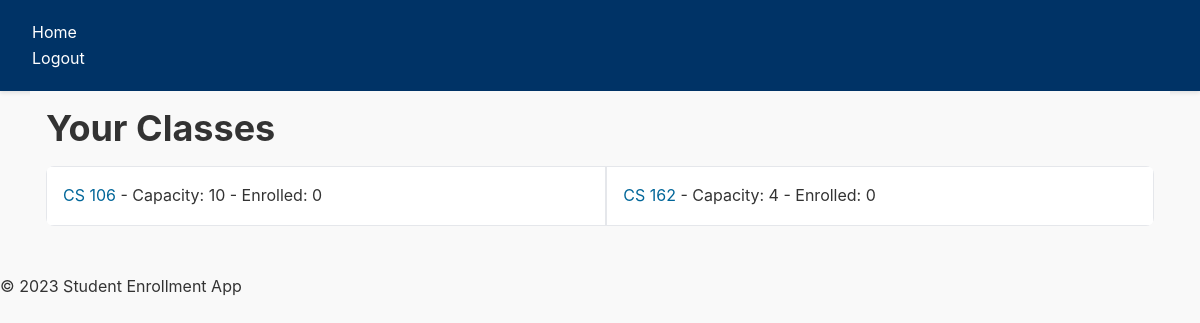
The app's page /teacher/classes (signed in) with its own data.
### app/models.py (models this page shows, shortened)
class Course(db.Model):
    id = db.Column(db.Integer, primary_key=True)
    name = db.Column(db.String(120), index=True, unique=True, nullable=False)
    capacity = db.Column(db.Integer, nullable=False)
    meeting_time = db.Column(db.String(120), nullable=True)  # New column for meeting times
    teacher_id = db.Column(db.Integer, db.ForeignKey('user.id'), nullable=False)  # Foreign key to the teacher
    teacher = db.relationship('User', backref='courses')  # Relationship to the teacher
    enrollments = db.relationship('Enrollment', back_populates='course', lazy='dynamic')

### app/routes.py (the view)
    @app.route('/teacher/classes')
    @login_required
    def teacher_classes():
        courses = Course.query.filter_by(teacher_id=current_user.id).all()
        return render_template('teacher/classes.html', courses=courses)

### app/__init__.py (called while the page is built)
def create_app():
    app = Flask(__name__)
    app.config.from_object(Config)
    db.init_app(app)
    login_manager.init_app(app)
    admin.name = 'Admin Mode'
    admin.url = '/admin_panel'
    admin.init_app(app)
    with app.app_context():
        from app.models import User, Course, Enrollment
        admin.add_view(ModelView(User, db.session))
        admin.add_view(ModelView(Course, db.session))
        admin.add_view(ModelView(Enrollment, db.session))
        db.create_all()
    from app.routes import init_routes
    init_routes(app)
    @login_manager.user_loader
    def load_user(user_id):
        return User.query.get(int(user_id))
    return app

### app/templates/teacher/classes.html
{% extends 'base.html' %}
{% block content %}
<h1>Your Classes</h1>
<table>
    <tr>
        {% for course in courses %}
            <td>
                <a href="{{ url_for('teacher_students', course_id=course.id) }}">{{ course.name }}</a> - Capacity: {{ course.capacity }} - Enrolled: {{ course.enrollments.count() }}
            </td>
        {% endfor %}
    </tr>
</table>{% endblock %}

### app/static/base.css (style rules this page uses)
*, *::before, *::after { box-sizing: border-box; margin: 0; padding: 0; }
body { font-family: 'Inter', system-ui, -apple-system, sans-serif; margin: 0; padding: 0; background-color: #f9f9f9; color: #333; line-height: 1.6; min-height: 100vh; }
h1, h2, h3, h4, h5, h6 { margin-bottom: 1rem; line-height: 1.2; }
h1 { font-size: 2.25rem; }
table { width: 100%; border-collapse: separate; border-spacing: 0; margin-bottom: 2rem; background-color: #ffffff; border-radius: 8px; overflow: hidden; }
table th, table td { border: 1px solid #e5e7eb; padding: 1rem; text-align: left; }
a { color: #006699; text-decoration: none; transition: color 0.2s; }

### records on screen
Course: name "CS 106", capacity "10", enrollments.count "0"
Course: name "CS 162", capacity "4", enrollments.count "0"
